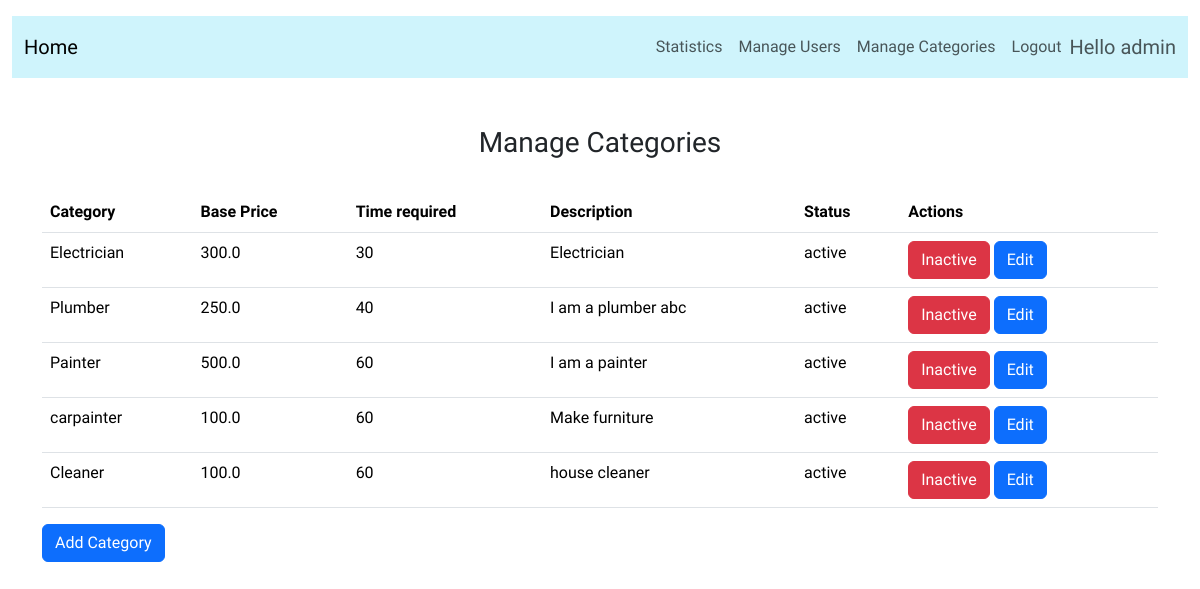
Page /managecategories (signed in) on the committed database.
### application/model.py (models this page shows)
class ServiceCategory(db.Model):
    id = db.Column(db.Integer, primary_key=True)
    name = db.Column(db.String(80), nullable=False)
    base_price = db.Column(db.Float, nullable=False)
    time_required = db.Column(db.Integer, nullable=False)
    description = db.Column(db.String(80), nullable=False)
    status = db.Column(db.String(80), nullable=False)

### application/routes.py (the view)
@app.route('/managecategories')
@login_required
def managecategories():
    service_categories = ServiceCategory.query.all()
    return render_template('admin_categories.html', service_categories=service_categories)

### application/model.py (called while the page is built)
    @property
    def is_active(self):
        if self.role == 'customer':
            return self.customer_det.status == 'active'
        elif self.role == 'service_professional':
            return self.service_professional_det.status == 'approved'
        elif self.role == 'admin':
            return True
        return False  # For any other role, return False or handle accordingly

### application/routes.py (called while the page is built)
@login_manager.user_loader
def load_user(user_id):
    return User.query.get(int(user_id))

### templates/admin_categories.html (shortened to what this page needs)
{% if session['role']=='admin' %}
{% extends 'base.html' %}
{% block content %}
<h1 class="h3 text-center">Manage Categories</h1>
<div class="table-responsive" style="max-height: 500px; overflow-y: auto;">
  <table class="table mt-4">
    <thead>
      <tr>
        <th scope="col">Category</th>
        <th scope="col">Base Price</th>
        <th scope="col">Time required</th>
        <th scope="col">Description</th>
        <th scope="col">Status</th>
        <th scope="col">Actions</th>
      </tr>
    </thead>
    <tbody>
      {% for category in service_categories %}
      <tr>
        <td scope="row">{{ category.name }}</td>
        <td scope="row">{{ category.base_price }}</td>
        <td scope="row">{{ category.time_required }}</td>
        <td scope="row">{{ category.description }}</td>
        <td scope="row">{{ category.status }}</td>
        <td scope="row">
          {% if category.status == 'active' %}
          <a href="{{ url_for('deletecategory', id=category.id) }}" class="btn btn-danger">Inactive</a>
          {% else %}
          <a href="{{ url_for('activecategory', id=category.id) }}" class="btn btn-success">Active</a>
          {% endif %}
          {% if category.status == 'active' %}
          <button type="button" class="btn btn-primary" data-bs-toggle="modal" data-bs-target="#editModal{{ category.id }}">
            Edit
          </button>
          {% endif %}
        </td>
      </tr>
      {% endfor %}
    </tbody>
  </table>
  <a href="{{ url_for('addcategory') }}" class="btn btn-primary">Add Category</a>
</div>
{% endblock %}
{% else %}
<h1>Access Denied</h1>
<p>You do not have permission to access this page</p>
<a href="{{ url_for('home') }}">Go back to home</a>
{% endif %}

### static/styles.css (style rules this page uses)
body { font-family: "Funnel Display", sans-serif; font-optical-sizing: auto; font-weight: 450; font-style: normal; }

### rows in the picture
ServiceCategory: name "Electrician", base_price "300.0", time_required "30", description "Electrician", status "active"
ServiceCategory: name "Plumber", base_price "250.0", time_required "40", description "I am a plumber abc", status "active"
ServiceCategory: name "Painter", base_price "500.0", time_required "60", description "I am a painter", status "active"
ServiceCategory: name "carpainter", base_price "100.0", time_required "60", description "Make furniture", status "active"
ServiceCategory: name "Cleaner", base_price "100.0", time_required "60", description "house cleaner", status "active"

### other values in the picture
{{ session.get('name') }} "admin"
